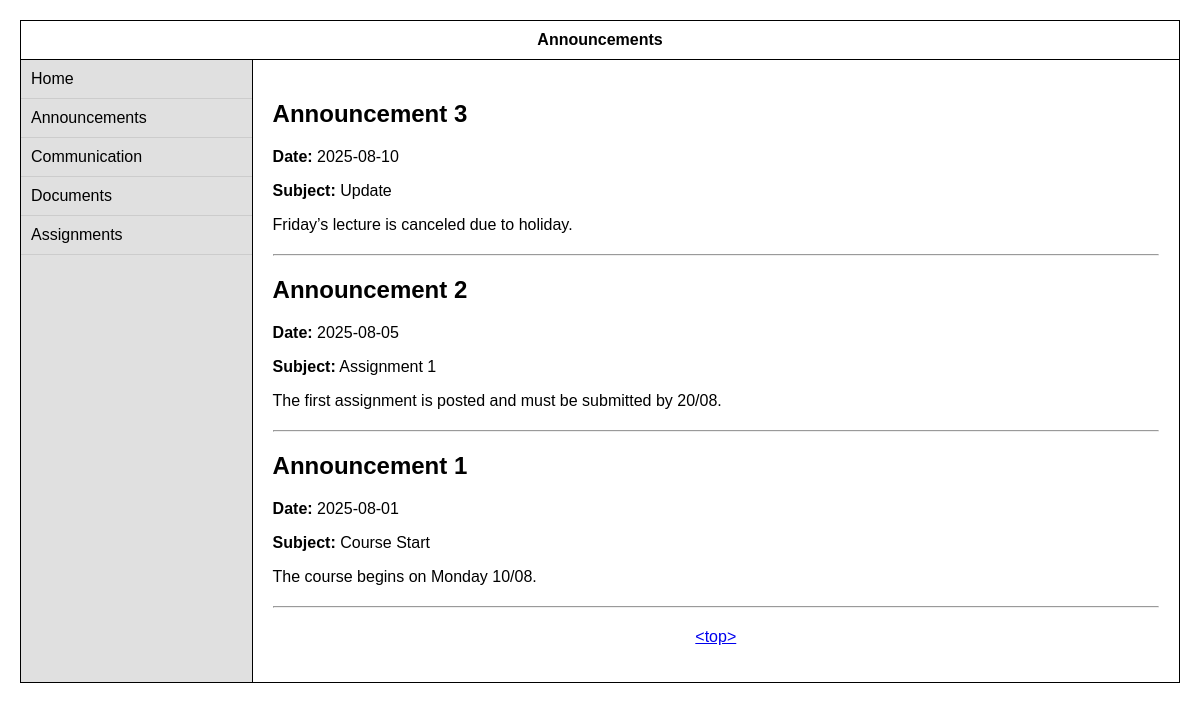
Screenshot of /announcement.php (signed in) with the database file from the repository.
### tables this page shows
CREATE TABLE announcements (
  id INT AUTO_INCREMENT PRIMARY KEY,
  subject VARCHAR(255) NOT NULL,
  body TEXT NOT NULL,
  date DATE NOT NULL
);

### announcement.php (the view, shortened to what this page needs)
<?php
include 'db_connect.php';
$stmt = $pdo->query("SELECT * FROM announcements ORDER BY date DESC");
$announcements = $stmt->fetchAll();
?>
<!DOCTYPE html>
<html lang="el">
<head>
</head>
<body>
<div class="wrapper">
  <div class="header">
    Announcements
  </div>
  <div class="main">
    <div class="sidebar">
      <a href="index.php">Home</a>
      <a href="announcement.php">Announcements</a>
      <a href="communication.php">Communication</a>
      <a href="documents.php">Documents</a>
      <a href="homework.php">Assignments</a>
    </div>
    <div class="content">
      <?php foreach ($announcements as $a): ?>
        <h2>Announcement <?= $a['id'] ?></h2>
        <p><strong>Date:</strong> <?= htmlspecialchars($a['date']) ?></p>
        <p><strong>Subject:</strong> <?= htmlspecialchars($a['subject']) ?></p>
        <p>
          <?= nl2br(htmlspecialchars($a['body'])) ?>
        </p>
        <hr>
      <?php endforeach; ?>
      <p align="center"><a href="#top">&lt;top&gt;</a></p>
    </div>
  </div>
</div>
</body>
</html>

### announcement.php (style rules this page uses)
* { box-sizing: border-box; }
body { font-family: Arial, sans-serif; margin: 0; padding: 0; }
.wrapper { border: 1px solid black; margin: 20px; }
.header { text-align: center; font-weight: bold; padding: 10px; border-bottom: 1px solid black; }
.main { display: flex; }
.sidebar { width: 20%; background-color: #e0e0e0; border-right: 1px solid black; }
.sidebar a { display: block; padding: 10px; text-decoration: none; color: black; border-bottom: 1px solid #ccc; }
.content { width: 80%; padding: 20px; }
hr { margin: 20px 0; }

### rows the page displays
announcements: id "3", date "2025-08-10", subject "Update", body "Friday’s lecture is canceled due to holiday."
announcements: id "2", date "2025-08-05", subject "Assignment 1", body "The first assignment is posted and must be submitted by 20/08."
announcements: id "1", date "2025-08-01", subject "Course Start", body "The course begins on Monday 10/08."
